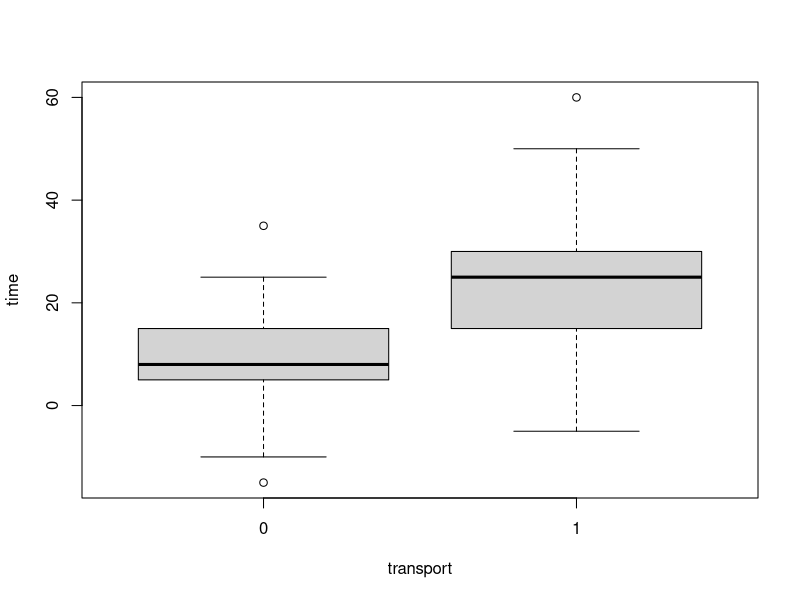
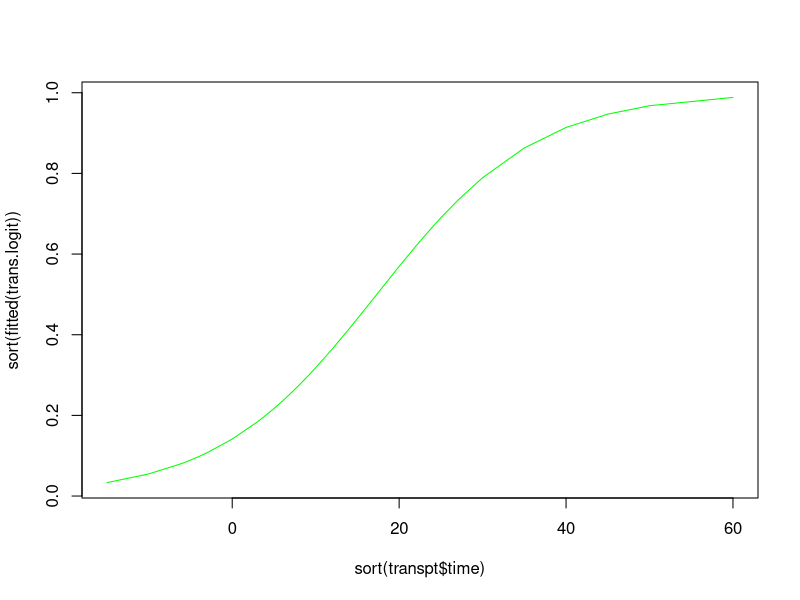
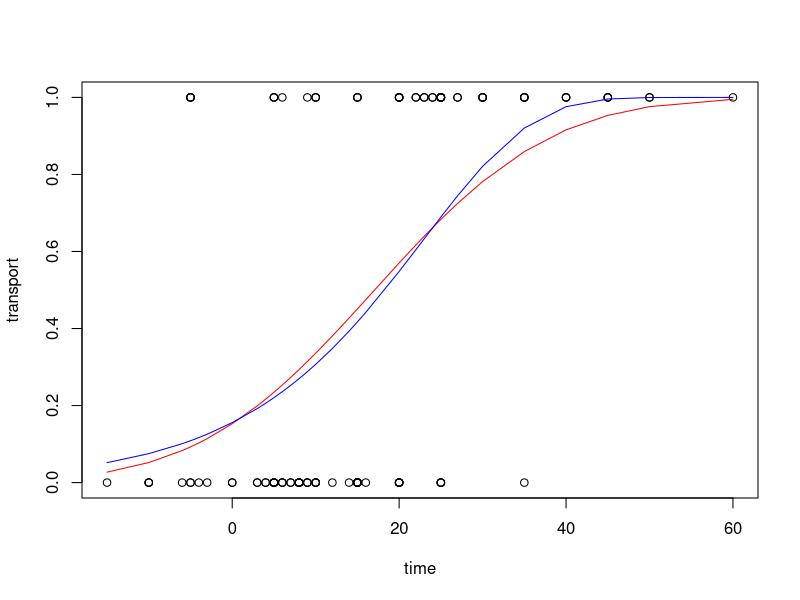
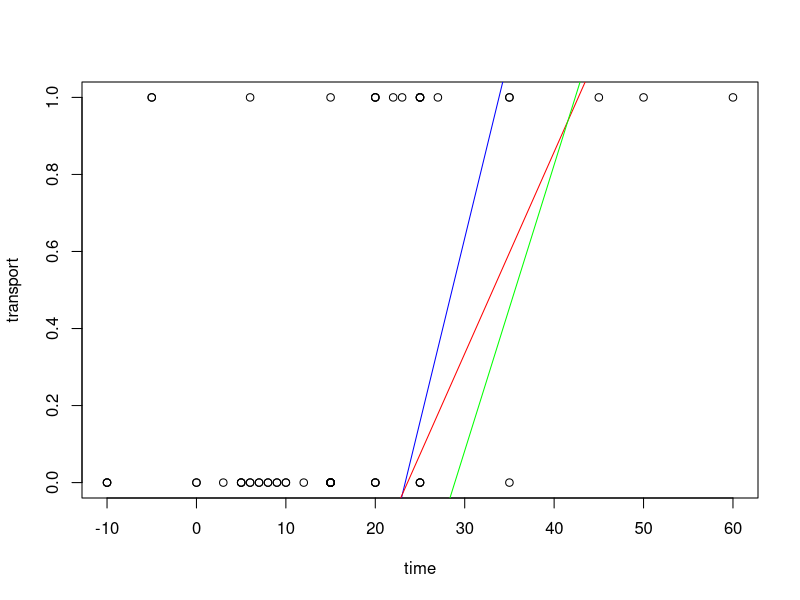

Recreate these plots in R, in order. (Note: this script raises an error after producing the figures.)
#######
#Task27
#######

# (a) Download the file transportation.csv from RWTHmoodle and load it as a data frame into your workspace. Create two boxplots of the attribute time, one for each mean of transport.

transpt = read.csv("transportation.csv", header = TRUE, sep = ";")

boxplot(transpt$time ~ transpt$transport, xlab = "transport", ylab = "time")

# (b) Fit a logistic regression model, where the attribute transport depends only on time.
# (c)
trans.logit = glm(transport ~ time, data = transpt, family = binomial(link = "logit"))

trans.probit = glm(transport ~ time, data = transpt, family = binomial(link = "probit"))

trans.cloglog = glm(transport ~ time, data = transpt, family = binomial(link = "cloglog"))

# plot the predicted values

plot(sort(transpt$time), sort(fitted(trans.logit)), type="l", col = "green")

plot(transport ~ time, data = transpt)

order.time = order(transpt$time)

lines(sort(transpt$time), sort(fitted(trans.probit)), col = "red")

lines(sort(transpt$time), sort(fitted(trans.cloglog)), col = "blue")

# (d) Fit two logistic regression models as in (b), 
# one for each sex. Plot in ggplot2 the predicted probabilities 
# for using public transport as a function of time on the same plot, 
# using different colors per gender.

# filter out sex == 1
transpt.sex1 = transpt[which(transpt$sex == 1), ]

# fit the logistirc regression with logit
transpt.sex1.logit =  glm(transport ~ time, data = transpt.sex1, family = binomial(link = "logit"))

# fit the logistirc regression with probit
transpt.sex1.probit = glm(transport ~ time, data = transpt.sex1, family = binomial(link = "probit"))

# fit the logistirc regression with cloglog
transpt.sex1.cloglog = glm(transport ~ time, data = transpt.sex1, family = binomial(link = "cloglog"))

plot(transport ~ time, data = transpt.sex1)

order.time.sex1 = order(transpt.sex1$time)

lines(transpt.sex1$time[order.time.sex1], predict(transpt.sex1.logit)[order.time.sex1], col = "blue")

lines(transpt.sex1$time[order.time.sex1], predict(transpt.sex1.probit)[order.time.sex1], col = "red")

lines(transpt.sex1$time[order.time.sex1], predict(transpt.sex1.cloglog )[order.time.sex1], col = "green")

# (e) Fit a logistic regression model, 
# where transport depends on time and sex. 
# Calculate the percentage of correct classified observations 
# according to this model. 
# Compare to the corresponding percentage for the model in (b).

# fit the model transport ~ time + sex
trans.logit.sex.time = glm(transport ~ time + sex, data = transpt, family = binomial(link = "logit"))

transpt$predicted.origin = ifelse(predict(trans.logit.sex.time) > 0.5, 1, 0)

sum(transpt$predicted.origin == transpt$transport)/nrow(transpt)

# 0.7478992

# other way around
# confusion matrix
# confusion.mat = table(transportation$transport ,predicted.transport)
# get the accuracy
# sum(diag(confusion.mat))/sum(confusion.mat)

# (f) Fit a logistic regression model, 
# where transport depends on time, sex and their interaction. 
# Is the interaction statistically significant?

trans.logit.sex.time2 = glm(transport ~ time * sex, data = transpt, family = binomial(link = "logit"))

# Coefficients:
#   Estimate Std. Error z value Pr(>|z|)  
# (Intercept) -2.92422    1.40324  -2.084   0.0372 *
#   time         0.07141    0.07135   1.001   0.3169  
# sex          0.69813    0.83269   0.838   0.4018  
# time:sex     0.02394    0.04460   0.537   0.5914 

# wald statistics
# 0.5367713
wald.stat = 0.02394/0.04460

# wald CI

WaldCI.low =  -0.063476
WaldCI.high = 0.11135

# alternative
1 - pchisq(deviance(trans.logit.sex.time) - deviance(trans.logit.sex.time2),
           df = df.residual(trans.logit.sex.time) - df.residual(trans.logit.sex.time2))

anova(trans.logit.sex.time2, test = "Chisq")
anova(trans.logit.sex.time, trans.logit.sex.time2, tet = "Chisq")
# 
# Analysis of Deviance Table
# 
# Model 1: transport ~ time + sex
# Model 2: transport ~ time * sex
# Resid. Df Resid. Dev Df Deviance
# 1       116     120.85            
# 2       115     120.57  1  0.28499


#######
#Task28
#######

# (a) Download the file credits.csv from RWTHmoodle and 
# load it as a data frame into your workspace.
# Divide randomly the data of sample size n = 1000 
# into training data (67 % of the data) with 667 rows and test data 
# (the remaining 33% of the data).

credits.task28 = read.csv("credits.csv", header = TRUE, sep = ",")

train.idx = rbinom(n = 1000, size = 1, prob = 0.666)

sample.idx = sample(1000, 667)

#credits.train = credits.task28[(train.idx-1)*-1, ]

#credits.test = credits.task28[train.idx, ]

# alternative 
# credits.task28[which(train.idx != 0),]

credits.train = credits.task28[sample.idx,]

credits.test = credits.task28[-sample.idx,]

# (b) Based on the training data fit a logistic regression model, 
# that predicts repayment using the attributes:

repalyment.glm = glm(repayment ~ factor(account) 
                     + factor(behavior) 
                     + factor(savings) 
                     + factor(employment) 
                     + factor(rate) 
                     + factor(guaran) 
                     + finance 
                     + factor(furthcred) 
                     + factor(home) 
                     + factor(job) 
                     + time 
                     + amount 
                     + age, data = credits.train, family = binomial(link = "logit"))

repayment.pred.complex = predict(repalyment.glm, newdata = credits.test, type = "response")

# (c) Select the best model (nested in the model fitted in (b)) 
# in terms of AIC and BIC using a backwards stepwise selection algorithm. 

# select the best model based on BIC backward
repayment.best.glm.BIC = step(repalyment.glm, direction = "backward", k = log(n))

repayment.best.glm.AIC = step(repalyment.glm, direction = "backward")

# Compute the predicted values for the test data based on the model 
# in (b) and both selected models.

predicted.AIC = predict(repayment.best.glm.AIC, newdata = credits.test, type = "response")
predicted.BIC = predict(repayment.best.glm.BIC, newdata = credits.test, type = "response")

# (d) Based on the training data fit a logistic regression model, 
# that predicts repayment using the attribute simple.score 
# (calculated in R-Laboratory 2, Task 8).

repayment.simple = glm(repayment ~ simple.score, data = credits.train, family = binomial(link = "logit"))

repayment.simple.predict = predict(repayment.simple, newdata = credits.test, type = "response")

repayment.simple.score.lin = 1 - credits.test$simple.score/90

sum((repayment.pred.complex - credits.test$repayment)^2)

sum((predicted.AIC - credits.test$repayment)^2)

sum((predicted.BIC - credits.test$repayment)^2)

sum((repayment.simple.predict - credits.test$repayment)^2)

sum((repayment.simple.score.lin - credits.test$repayment)^2)

######
#CRABS
######

crabs = read.table("crabs.dat", header = TRUE)

#######
#Defekt
#######

def = c(20, 17, 12, 9, 7)
nodef = c(80, 83, 88, 91, 93)
machine = 1:5

product = data.frame(machine, def, nodef)

lin.logit = glm(cbind(def, nodef) ~ machine, 
                family = binomial(link = "logit"),
                data = product)






